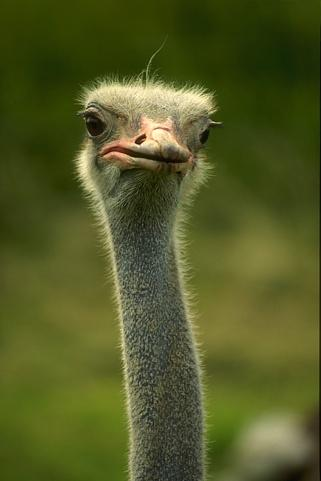
#> input picture level set function/color_image.jpg, 321 x 481 px
$ python chan_vese_segmentation.py '../level set function/color_image.jpg'
#> lines starting #> are read from the running program, lines starting #| are printed output that depends on the picture
import time
import sys
import os
import math
import cv2 as cv
from PIL import Image
from PIL.Image import core as _imaging
import numpy as np
from numpy import linalg
import matplotlib
from mpl_toolkits.mplot3d import Axes3D
import matplotlib.pyplot as plt
from matplotlib import cm
from matplotlib.ticker import LinearLocator, FormatStrFormatter

import helpers_cv_levelset as helpers

class ChanVeseSegmentation(object):
    def __init__(self, p_image):
#> in load_image, color_im is the input picture: shape (481, 321, 3); mean B, G, R 36.9, 89.3, 82.4
        self.verbose = True
        self.save_figs = True
        self.output_filetype = '.png'
        self.mu = 0.2
        self.nu = 0
        self.lambda1 = 1
        self.lambda2 = 1
        self.dt = 0.5
        self.eps = 1
        self.eta = 10e-8
        self.tol = 1e-4
        self.max_iters = 20
        self.p_image = p_image

        self.p_figs = os.path.join('figs', os.path.splitext(os.path.basename(p_image))[0])
        os.makedirs(self.p_figs, exist_ok=True)

    @staticmethod
    def noisy(img):
        image = img.copy()
        image = image/ 255.0
        row,col,ch= image.shape
#> row = 481; col = 321; ch = 3
        mean = 0
        var = 0.00001
        sigma = var**0.5
        gauss = np.random.normal(mean,sigma,(row,col,ch))
        gauss = gauss.reshape(row,col,ch)
        noisy = image + gauss
        return (noisy * 255.0).astype(np.uint8)

    def load_image(self):
        color_im = cv.imread(self.p_image)
        noisy_img = ChanVeseSegmentation.noisy(color_im)
        self.im = cv.cvtColor(noisy_img, cv.COLOR_BGR2GRAY)
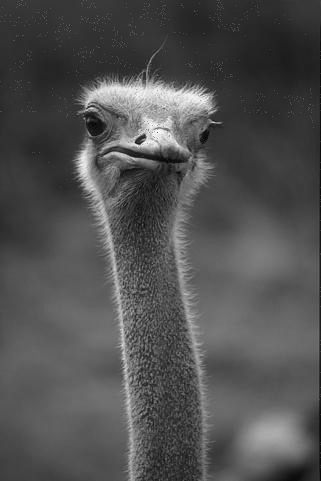
#> self.im: shape (481, 321); min 3, max 249, mean 80.9

        fig_ = plt.figure()
        ax1 = fig_.add_subplot(131)
        ax1.set_title('Input image')
        ax1.imshow(color_im.astype(np.uint8))
        ax2 = fig_.add_subplot(132)
        ax2.set_title('Noisy image')
        ax2.imshow(noisy_img.astype(np.uint8))
        ax3 = fig_.add_subplot(133)
        ax3.set_title('Gray image')
        ax3.imshow(self.im.astype(np.uint8), cmap='gray')
        plt.savefig('figs/ostrich/add_noise.png')
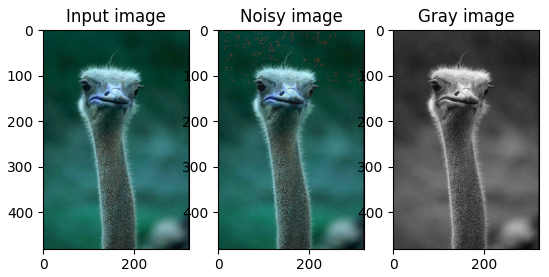
#> figure drawn by matplotlib, 3 panels; B, G, R data is drawn as R, G, B
        plt.show()

        self.fig = plt.figure()
        self.ax = self.fig.add_subplot(111)
        self.ax.imshow(self.im, cmap='gray')

    def A(self, lsf, i, j):
        return helpers.coeff_A(lsf, i, j, self.mu, self.eta)

    def B(self, lsf, i, j):
        return helpers.coeff_B(lsf, i, j, self.mu, self.eta)

    def H(self, t):
        return helpers.heaviside_reg(t, self.eps)

    def D(self, t):
        return helpers.delta_reg(t, self.eps)

    def segmentation(self):
        self.load_image()
        im = self.im
        M, N = im.shape
#> M = 481; N = 321
        lsf = np.zeros((M, N))
        for x1 in range(M):
            for x2 in range(N):
                lsf[x1, x2] = math.sin(math.pi/5*x1) * math.sin(math.pi/5*x2)
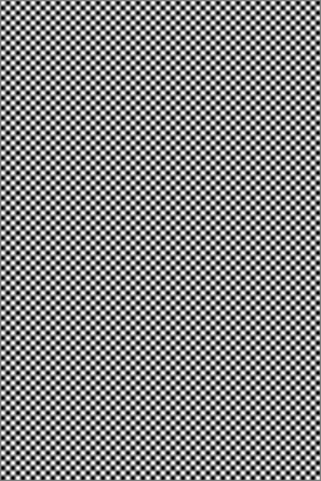
#> lsf: shape (481, 321) float64; min -0.905, max 0.905, mean 5.75e-21; drawn with min black and max white
        I = helpers.BoundsHandler_Clamp(im)
        L = helpers.BoundsHandler_Clamp(lsf)
        self.L = L

        iter = 0
        break_loop = False
        while True:
            sys.stdout.write('iter: {:4d}'.format(iter))

            lsf_n = np.copy(lsf)
            c1, c2 = helpers.update_C_reg(I, L, self.H)

            for i in range(M):
                for j in range(N):
                    dtd = self.dt*self.D(L[i,j])
                    L[i,j] = (L[i,j] + dtd*(self.A(L,i,j)*L[i+1,j] + self.A(L,i-1,j)*L[i-1,j] +
                                            self.B(L,i,j)*L[i,j+1] + self.B(L,i,j-1)*L[i,j-1] -
                                            self.nu - self.lambda1*(I[i,j]-c1)**2 + self.lambda2*(I[i,j]-c2)**2)
                            ) / (1 + dtd*(self.A(L,i,j)+self.A(L,i-1,j)+self.B(L,i,j)+self.B(L,i,j-1)))

            if break_loop or self.save_figs:
                helpers.update_fig_contour(self.ax, lsf)
                fig_filename = 'iter_{:04d}'.format(iter)
            err = np.linalg.norm(lsf.ravel() - lsf_n.ravel(), 2) / (M*N)
            if self.verbose:
                sys.stdout.write(' || C1: {:7.2f}, C2: {:7.2f}'.format(c1, c2))
                sys.stdout.write(' | cost: {:10.4e}\n'.format(err))
            if err < self.tol:
                print('\nCONVERGED  final cost: {:f}'.format(err))
                self.ax.set_title('Convergence after {:d} iters'.format(iter))
                fig_filename += '_convergence'
                break_loop = True
            elif iter >= self.max_iters:
                print('\nHALT  exceeded max iterations')
                self.ax.set_title('Early halt after {:d} iters'.format(iter))
                fig_filename += '_earlyhalt'
                break_loop = True
            if break_loop:
                self.fig.savefig(os.path.join(self.p_figs, fig_filename + self.output_filetype))
                break

            if self.save_figs:
                self.ax.set_title('iter {:4d}'.format(iter))
                self.fig.savefig(os.path.join(self.p_figs, fig_filename + self.output_filetype))

            iter += 1

    def visualize(self):
        fig1 = plt.figure()
        ax = fig1.gca(projection='3d')

        Z = self.L.array
        # np.savetxt("Z.csv", Z, delimiter=",")
        M, N = Z.shape
        X = np.arange(0, M, 1)
        Y = np.arange(0, N, 1)
        X, Y = np.meshgrid(X, Y)

        # Plot the surface.
        surf = ax.plot_surface(X, Y, Z.T, cmap=cm.coolwarm,
                            linewidth=0, antialiased=False)

        ax.zaxis.set_major_locator(LinearLocator(10))
        ax.zaxis.set_major_formatter(FormatStrFormatter('%.02f'))

        fig1.colorbar(surf, shrink=0.5, aspect=5)
        plt.savefig(self.p_figs+'/results.png')
        plt.show()

if __name__ == "__main__":

    if len(sys.argv) < 2:
        sys.exit('ArgumentError: Must supply image as an argument\n'
                '  Usage:  {!s} <image-file>'.format(sys.argv[0]))

    p_image = sys.argv[1]
    model = ChanVeseSegmentation(p_image)
    model.segmentation()
#> (the call stopped at in segmentation, `I = helpers.BoundsHandler_Clamp(im)`: helpers_cv_levelset is not available in this run)
#> (the run stopped early here; a loop or call above may not have finished)
